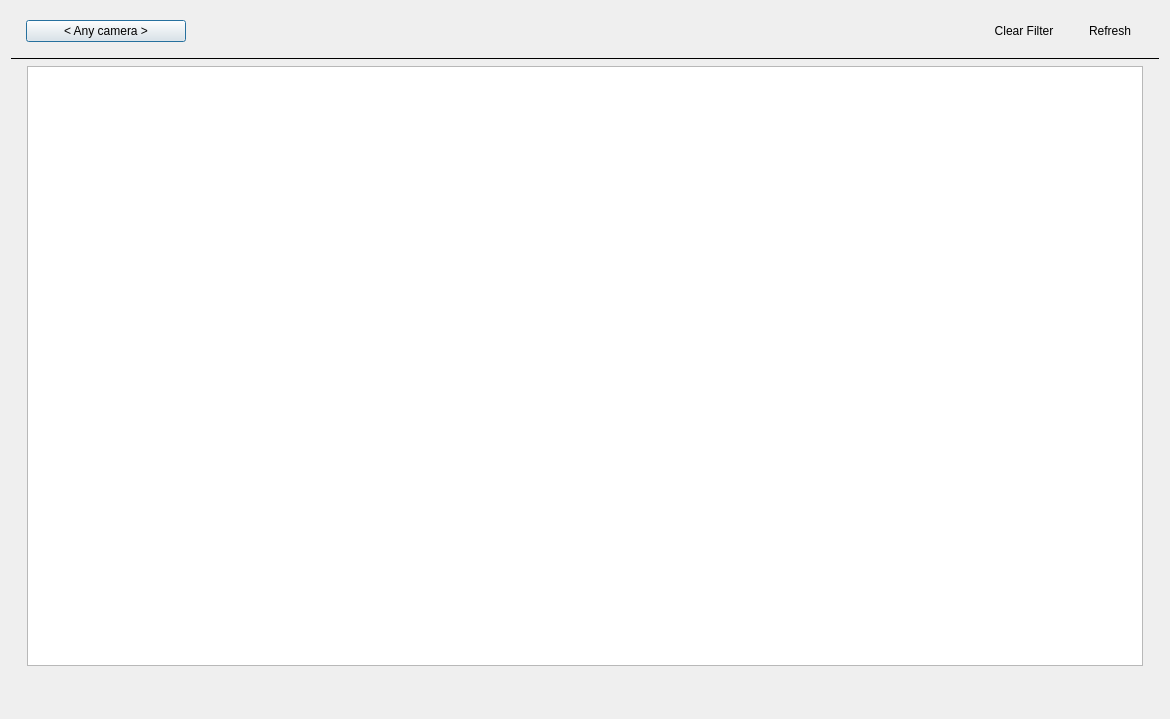
<?xml version="1.0" encoding="UTF-8"?>
<ui version="4.0">
 <class>BookmarksLog</class>
 <widget class="QDialog" name="BookmarksLog">
  <property name="geometry">
   <rect>
    <x>0</x>
    <y>0</y>
    <width>1170</width>
    <height>719</height>
   </rect>
  </property>
  <property name="windowTitle">
   <string>Bookmark Log</string>
  </property>
  <layout class="QVBoxLayout" name="verticalLayout">
   <item>
    <widget class="QnPanel" name="panelWidget" native="true">
     <layout class="QHBoxLayout" name="horizontalLayout_2">
      <item>
       <widget class="QnDateRangeWidget" name="dateRangeWidget" native="true"/>
      </item>
      <item>
       <widget class="QnSelectDevicesButton" name="cameraButton">
        <property name="minimumSize">
         <size>
          <width>160</width>
          <height>0</height>
         </size>
        </property>
        <property name="mouseTracking">
         <bool>true</bool>
        </property>
        <property name="text">
         <string>&lt; Any camera &gt;</string>
        </property>
        <property name="flat">
         <bool>false</bool>
        </property>
       </widget>
      </item>
      <item>
       <widget class="QnSearchLineEdit" name="filterLineEdit" native="true">
        <property name="sizePolicy">
         <sizepolicy hsizetype="Expanding" vsizetype="Preferred">
          <horstretch>0</horstretch>
          <verstretch>0</verstretch>
         </sizepolicy>
        </property>
       </widget>
      </item>
      <item>
       <widget class="QPushButton" name="clearFilterButton">
        <property name="focusPolicy">
         <enum>Qt::TabFocus</enum>
        </property>
        <property name="text">
         <string>Clear Filter</string>
        </property>
        <property name="autoDefault">
         <bool>false</bool>
        </property>
        <property name="flat">
         <bool>true</bool>
        </property>
       </widget>
      </item>
      <item>
       <widget class="QPushButton" name="refreshButton">
        <property name="focusPolicy">
         <enum>Qt::TabFocus</enum>
        </property>
        <property name="text">
         <string>Refresh</string>
        </property>
        <property name="autoDefault">
         <bool>false</bool>
        </property>
        <property name="flat">
         <bool>true</bool>
        </property>
       </widget>
      </item>
     </layout>
    </widget>
   </item>
   <item>
    <widget class="Line" name="line">
     <property name="frameShadow">
      <enum>QFrame::Plain</enum>
     </property>
     <property name="orientation">
      <enum>Qt::Horizontal</enum>
     </property>
    </widget>
   </item>
   <item>
    <widget class="QStackedWidget" name="stackedWidget">
     <widget class="QWidget" name="gridPage">
      <layout class="QVBoxLayout" name="verticalLayout_3">
       <property name="leftMargin">
        <number>16</number>
       </property>
       <property name="topMargin">
        <number>0</number>
       </property>
       <property name="rightMargin">
        <number>16</number>
       </property>
       <property name="bottomMargin">
        <number>16</number>
       </property>
       <item>
        <widget class="QnTableView" name="gridBookmarks">
         <property name="mouseTracking">
          <bool>true</bool>
         </property>
         <property name="contextMenuPolicy">
          <enum>Qt::CustomContextMenu</enum>
         </property>
         <property name="horizontalScrollBarPolicy">
          <enum>Qt::ScrollBarAlwaysOff</enum>
         </property>
         <property name="editTriggers">
          <set>QAbstractItemView::NoEditTriggers</set>
         </property>
         <property name="selectionBehavior">
          <enum>QAbstractItemView::SelectRows</enum>
         </property>
         <property name="showGrid">
          <bool>false</bool>
         </property>
         <property name="sortingEnabled">
          <bool>true</bool>
         </property>
         <attribute name="horizontalHeaderStretchLastSection">
          <bool>true</bool>
         </attribute>
         <attribute name="verticalHeaderVisible">
          <bool>false</bool>
         </attribute>
         <attribute name="verticalHeaderShowSortIndicator" stdset="0">
          <bool>true</bool>
         </attribute>
         <attribute name="verticalHeaderStretchLastSection">
          <bool>false</bool>
         </attribute>
        </widget>
       </item>
       <item>
        <layout class="QHBoxLayout" name="horizontalLayout">
         <item>
          <widget class="QLabel" name="statusLabel">
           <property name="text">
            <string/>
           </property>
          </widget>
         </item>
         <item>
          <spacer name="horizontalSpacer_3">
           <property name="orientation">
            <enum>Qt::Horizontal</enum>
           </property>
           <property name="sizeHint" stdset="0">
            <size>
             <width>40</width>
             <height>20</height>
            </size>
           </property>
          </spacer>
         </item>
        </layout>
       </item>
      </layout>
     </widget>
     <widget class="QWidget" name="warnPage">
      <layout class="QVBoxLayout" name="verticalLayout_2">
       <property name="leftMargin">
        <number>16</number>
       </property>
       <property name="topMargin">
        <number>16</number>
       </property>
       <property name="rightMargin">
        <number>16</number>
       </property>
       <property name="bottomMargin">
        <number>16</number>
       </property>
       <item>
        <widget class="QLabel" name="warningLabel">
         <property name="text">
          <string>All Servers are offline. Logs are not available.</string>
         </property>
         <property name="alignment">
          <set>Qt::AlignCenter</set>
         </property>
        </widget>
       </item>
      </layout>
     </widget>
    </widget>
   </item>
  </layout>
 </widget>
 <customwidgets>
  <customwidget>
   <class>QnTableView</class>
   <extends>QTableView</extends>
   <header location="global">ui/widgets/common/table_view.h</header>
  </customwidget>
  <customwidget>
   <class>QnSearchLineEdit</class>
   <extends>QWidget</extends>
   <header location="global">ui/widgets/common/search_line_edit.h</header>
   <container>1</container>
  </customwidget>
  <customwidget>
   <class>QnPanel</class>
   <extends>QWidget</extends>
   <header location="global">ui/widgets/common/panel.h</header>
   <container>1</container>
  </customwidget>
  <customwidget>
   <class>QnDateRangeWidget</class>
   <extends>QWidget</extends>
   <header location="global">ui/widgets/common/date_range_widget.h</header>
   <container>1</container>
  </customwidget>
  <customwidget>
   <class>QnSelectDevicesButton</class>
   <extends>QPushButton</extends>
   <header location="global">ui/widgets/select_devices_button.h</header>
  </customwidget>
 </customwidgets>
 <tabstops>
  <tabstop>cameraButton</tabstop>
  <tabstop>clearFilterButton</tabstop>
  <tabstop>refreshButton</tabstop>
  <tabstop>gridBookmarks</tabstop>
 </tabstops>
 <resources/>
 <connections/>
</ui>
